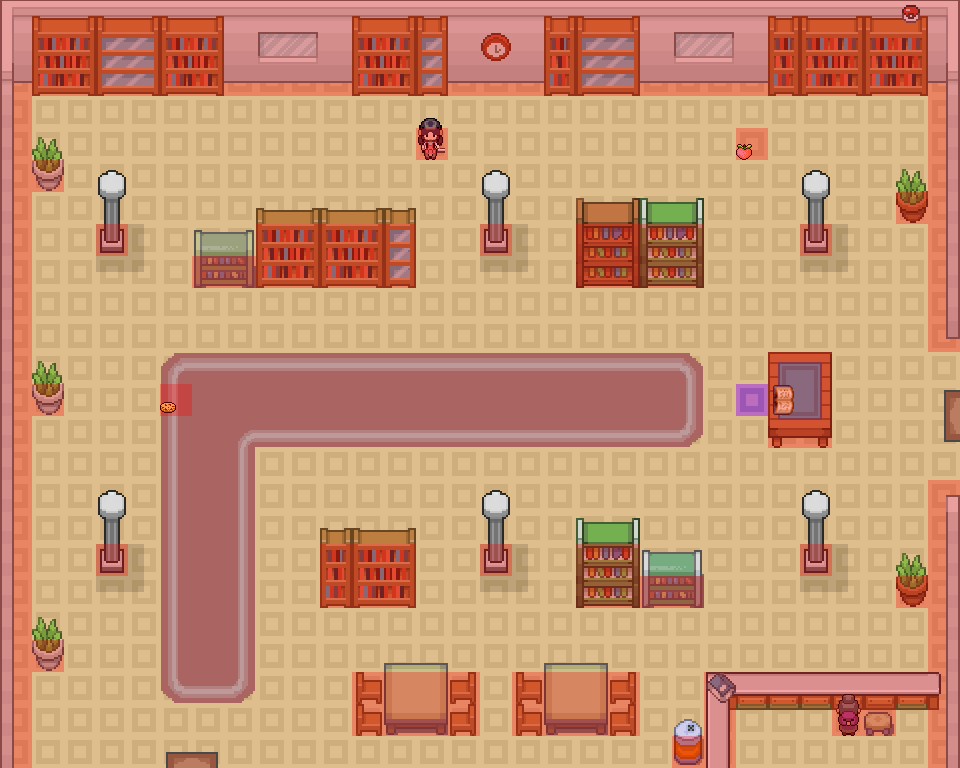

A level layout from a 2D game, rendered from its tile map. Below: a short description, then the map file with tile-grid data replaced by summaries:
An orthogonal 30x24 tile map with 32x32 px tiles, 6 tile layers (Ground1, Ground2, Collision1, Collision2, ...) and 8 objects (2x door, 2x sign, 2x food, Spawn Point, bigSign).

<map version="1.8" tiledversion="1.8.2" orientation="orthogonal" renderorder="right-down" width="30" height="24" tilewidth="32" tileheight="32" infinite="0" nextlayerid="8" nextobjectid="10">
 <editorsettings>
  <export target="research-new.json" format="json" />
 </editorsettings>
 <tileset firstgid="1" name="tileset" tilewidth="32" tileheight="32" tilecount="1365" columns="39">
  <image source="tileset.png" width="1248" height="1120" />
 </tileset>
 <layer id="1" name="Ground1" width="30" height="24" locked="1">
  <data>[720 cells, 720 non-empty, 1 distinct tile ids]</data>
 </layer>
 <layer id="2" name="Ground2" width="30" height="24">
  <data>[720 cells, 104 non-empty, 19 distinct tile ids]</data>
 </layer>
 <layer id="3" name="Collision1" width="30" height="24">
  <data>[720 cells, 212 non-empty, 57 distinct tile ids]</data>
 </layer>
 <layer id="4" name="Collision2" width="30" height="24">
  <data>[720 cells, 55 non-empty, 22 distinct tile ids]</data>
 </layer>
 <layer id="5" name="Above" width="30" height="24">
  <data>[720 cells, 50 non-empty, 27 distinct tile ids]</data>
 </layer>
 <layer id="7" name="CollisionLayer" width="30" height="24">
  <data>[720 cells, 208 non-empty, 1 distinct tile ids]</data>
 </layer>
 <objectgroup id="6" name="Objects">
  <object id="1" name="Spawn Point" x="191" y="704">
   <point />
  </object>
  <object id="2" name="door" type="door" gid="1" x="160" y="768" width="64" height="16">
   <properties>
    <property name="destination" value="OverworldScene" />
    <property name="link" type="bool" value="false" />
   </properties>
  </object>
  <object id="3" name="door" type="door" gid="1" x="944" y="448" width="16" height="64">
   <properties>
    <property name="destination" value="memories" />
    <property name="link" type="bool" value="true" />
   </properties>
  </object>
  <object id="5" name="sign" type="sign" gid="1" x="416" y="160" width="32" height="32">
   <properties>
    <property name="direction" value="center" />
    <property name="text">Ok so don’t tell mom 
 but like can u help me lol</property>
   </properties>
  </object>
  <object id="6" name="bigSign" type="bigSign" gid="1" x="766" y="426" width="32" height="32">
   <properties>
    <property name="signX" type="int" value="224" />
    <property name="signY" type="int" value="512" />
    <property name="sm_signX" type="int" value="630" />
    <property name="sm_signY" type="int" value="374" />
    <property name="text">Grip those fragments tight
Ready for a joyous ride
Down memory lane &lt;3</property>
   </properties>
  </object>
  <object id="7" name="sign" type="sign" gid="1" x="832" y="704" width="32" height="32">
   <properties>
    <property name="direction" value="center" />
    <property name="text">when are we playing 
  ffxiv again?</property>
   </properties>
  </object>
  <object id="8" name="food" type="food" x="169.846" y="425.05">
   <properties>
    <property name="direction" value="center" />
    <property name="text" value="cookie" />
   </properties>
  </object>
  <object id="9" name="food" type="food" x="745.58" y="168.975">
   <properties>
    <property name="direction" value="center" />
    <property name="text" value="peach" />
   </properties>
  </object>
 </objectgroup>
</map>